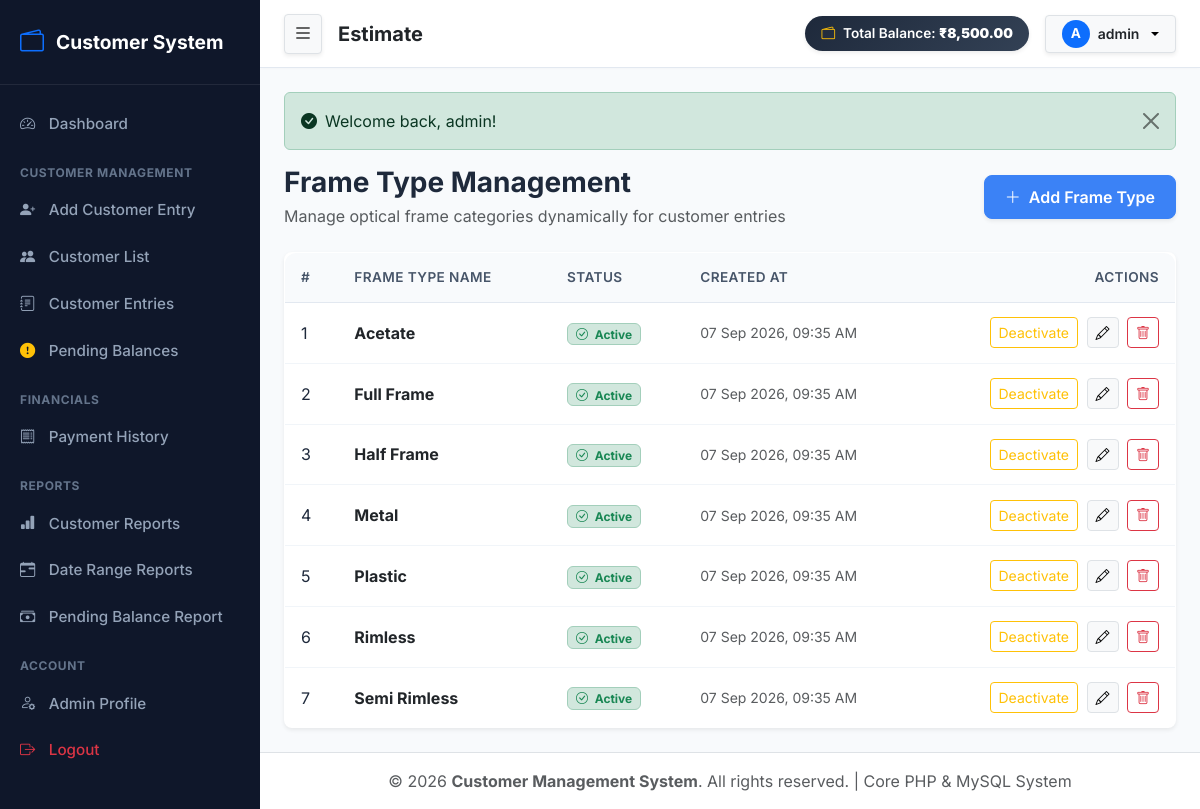
Screenshot of /dropdowns/frame-types.php (signed in) with the database file from the repository.
### tables this page shows
CREATE TABLE frame_types (
    id INT AUTO_INCREMENT PRIMARY KEY,
    name VARCHAR(100) NOT NULL UNIQUE,
    status ENUM('active', 'inactive') NOT NULL DEFAULT 'active',
    created_at TIMESTAMP DEFAULT CURRENT_TIMESTAMP,
    updated_at TIMESTAMP DEFAULT CURRENT_TIMESTAMP ON UPDATE CURRENT_TIMESTAMP
);

### includes/auth.php (called while the page is built, shortened)
<?php
function generateCsrfToken(): string {
    return $_SESSION['csrf_token'];
}

### dropdowns/frame-types.php (the view, shortened to what this page needs)
<?php
require_once __DIR__ . '/../includes/header.php';
$db = Database::getConnection();
$frameTypes = $db->query("SELECT * FROM frame_types ORDER BY name ASC")->fetchAll();
?>
<div class="d-flex justify-content-between align-items-center mb-4">
    <div>
        <h3 class="fw-bold mb-1">Frame Type Management</h3>
        <p class="text-muted m-0">Manage optical frame categories dynamically for customer entries</p>
    </div>
    <button class="btn btn-primary shadow-sm" data-bs-toggle="modal" data-bs-target="#addFrameModal">
        <i class="bi bi-plus-lg me-1"></i> Add Frame Type
    </button>
</div>
<div class="card border-0 shadow-sm rounded-3">
    <div class="table-responsive">
        <table class="table table-custom mb-0">
            <thead>
                <tr>
                    <th>#</th>
                    <th>Frame Type Name</th>
                    <th>Status</th>
                    <th>Created At</th>
                    <th class="text-end">Actions</th>
                </tr>
            </thead>
            <tbody>
                <?php if (empty($frameTypes)): ?>
                    <tr>
                        <td colspan="5" class="text-center py-4 text-muted">No Frame Types found. Add one above.</td>
                    </tr>
                <?php else: ?>
                    <?php foreach ($frameTypes as $index => $row): ?>
                        <tr>
                            <td><?php echo $index + 1; ?></td>
                            <td class="fw-bold text-dark fs-6"><?php echo htmlspecialchars($row['name']); ?></td>
                            <td>
                                <?php if ($row['status'] === 'active'): ?>
                                    <span class="badge bg-success-subtle text-success border border-success-subtle"><i class="bi bi-check-circle me-1"></i> Active</span>
                                <?php else: ?>
                                    <span class="badge bg-secondary-subtle text-secondary border border-secondary-subtle"><i class="bi bi-x-circle me-1"></i> Inactive</span>
                                <?php endif; ?>
                            </td>
                            <td class="small text-muted"><?php echo date('d M Y, h:i A', strtotime($row['created_at'])); ?></td>
                            <td class="text-end">
                                <a href="frame-types.php?toggle=1&id=<?php echo $row['id']; ?>" class="btn btn-sm btn-outline-<?php echo ($row['status'] === 'active') ? 'warning' : 'success'; ?> me-1" title="Toggle Status">
                                    <?php echo ($row['status'] === 'active') ? 'Deactivate' : 'Activate'; ?>
                                </a>
                                <button class="btn btn-sm btn-light border me-1" data-bs-toggle="modal" data-bs-target="#editFrameModal<?php echo $row['id']; ?>" title="Edit">
                                    <i class="bi bi-pencil"></i>
                                </button>
                                <a href="frame-types.php?delete=1&id=<?php echo $row['id']; ?>&csrf_token=<?php echo generateCsrfToken(); ?>" class="btn btn-sm btn-outline-danger" onclick="return confirm('Are you sure you want to delete this Frame Type?');" title="Delete">
                                    <i class="bi bi-trash"></i>
                                </a>
                            </td>
                        </tr>
                    <?php endforeach; ?>
                <?php endif; ?>
            </tbody>
        </table>
    </div>
</div>
<?php require_once __DIR__ . '/../includes/footer.php'; ?>

### assets/css/style.css (style rules this page uses)
:root { --primary-color: #3b82f6; --primary-hover: #2563eb; --dark-sidebar: #0f172a; --sidebar-text: #94a3b8; --sidebar-text-active: #ffffff; --bg-body: #f8fafc; --card-bg: #ffffff; --border-color: #e2e8f0; --text-primary: #1e293b; --text-muted: #64748b; --success-color: #10b981; --warning-color: #f59e0b; --danger-color: #ef4444; }
body { font-family: 'Inter', system-ui, -apple-system, sans-serif; background-color: var(--bg-body); color: var(--text-primary); min-height: 100vh; margin: 0; }
.table-custom { background: #ffffff; border-radius: 0.75rem; overflow: hidden; border: 1px solid var(--border-color); }
.table-custom th { background-color: #f8fafc; color: #475569; font-weight: 600; font-size: 0.85rem; text-transform: uppercase; letter-spacing: 0.03em; border-bottom: 1px solid var(--border-color); padding: 0.9rem 1rem; }
.table-custom td { padding: 0.9rem 1rem; vertical-align: middle; color: var(--text-primary); border-bottom: 1px solid #f1f5f9; }
.table-custom tr:last-child td { border-bottom: none; }
.btn-primary { background-color: var(--primary-color); border-color: var(--primary-color); font-weight: 600; border-radius: 0.5rem; padding: 0.55rem 1.25rem; }

### rows the page displays
frame_types: name "Acetate", status "active" (drawn), created_at "07 Sep 2026, 09:35 AM"
frame_types: name "Full Frame", status "active" (drawn), created_at "07 Sep 2026, 09:35 AM"
frame_types: name "Half Frame", status "active" (drawn), created_at "07 Sep 2026, 09:35 AM"
frame_types: name "Metal", status "active" (drawn), created_at "07 Sep 2026, 09:35 AM"
frame_types: name "Plastic", status "active" (drawn), created_at "07 Sep 2026, 09:35 AM"
frame_types: name "Rimless", status "active" (drawn), created_at "07 Sep 2026, 09:35 AM"
frame_types: name "Semi Rimless", status "active" (drawn), created_at "07 Sep 2026, 09:35 AM"

### other values shown
formatCurrency($headerStats['total_balance'] ?? 0) "₹8,500.00"
substr($adminName, 0, 1) "A"
$adminName "admin"
$_SESSION['flash_success'] "Welcome back, admin!"
